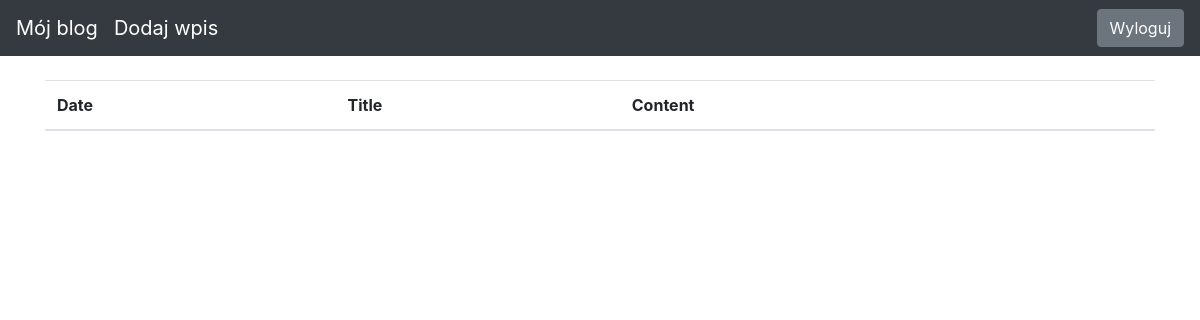
Before: /drafts/ (signed in) with the older database file.
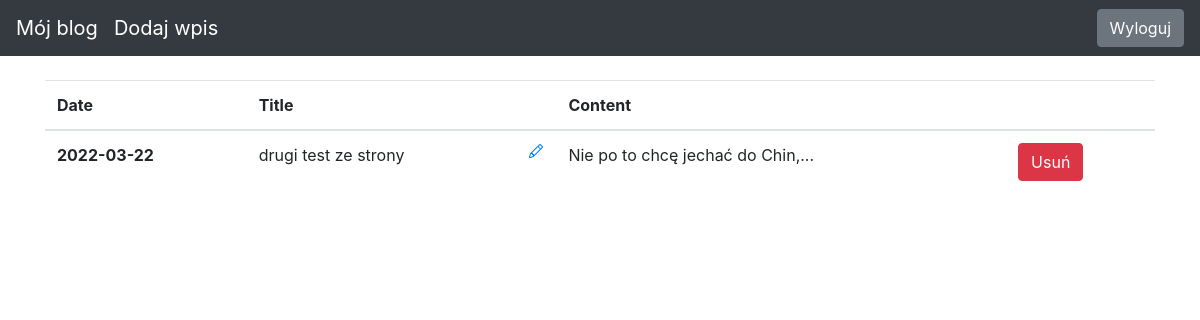
After: the same page with the newer database file.
### blog/models.py (models this page shows)
class Entry(db.Model):
    id = db.Column(db.Integer, primary_key=True)
    title = db.Column(db.String(80), nullable = False)
    body = db.Column(db.Text, nullable=False)
    pub_date = db.Column(db.DateTime, nullable = False, default=datetime.datetime.utcnow)
    is_published = db.Column(db.Boolean, default=False)

### blog/routes.py (the view)
@app.route("/drafts/", methods = ['GET'])
@login_required
def list_drafts():
      drafts = Entry.query.filter_by(is_published = False).order_by(Entry.pub_date.desc())
      return render_template("drafts.html", drafts=drafts)

### blog/routes.py (called while the page is built)
def login_required(view_func):
      @functools.wraps(view_func) # funckja w funkcji i dekorator na drugą funkcją
      def check_permissions(*args, **kwargs):
            if session.get('logged_in'):
                  return view_func(*args,**kwargs)
            return redirect(url_for('login', next=request.path))
      return check_permissions

### blog/templates/drafts.html (shortened to what this page needs)
{% extends "base.html" %}
{% block content %}
<table class="table">
    <thead>
      <tr>
        <th scope="col">Date</th>
        <th scope="col">Title</th>
        <th scope="col">Content</th>
        <th scope="col"></th>
      </tr>
    </thead>
    <tbody>
{% for draft in drafts %}
<div>
    <tr>
    <th scope="row">{{ draft.pub_date.strftime('%Y-%m-%d') }}</th>
    <td>
    <p class="d-inline-block">{{ draft.title }}</p>
        <a href="{{ url_for('edit_entry', entry_id=draft.id) }}">
        </a>
    </td>
    <td>
        {{ draft.body|truncate(34, true) }}
    </td>
    <td>
        {% if session.logged_in %}
          <form class="form-inline my-2 my-lg-0" action="#" method="POST">
            <button class="btn btn-danger" type="submit">Usuń</button>
          </form>
        {% else %}
          <a href="{{ url_for('login') }}" class="btn btn-secondary my-2 my-lg-0">Zaloguj</a>
        {% endif %}
    </td>
    </tr>
</div>
{% endfor %}
</tbody>
</table>
{% endblock %}

Changed rows visible on the page:
added Entry: pub_date "2022-03-22", title "drugi test ze strony", body "Nie po to chcę je­chać do Chin,..."
